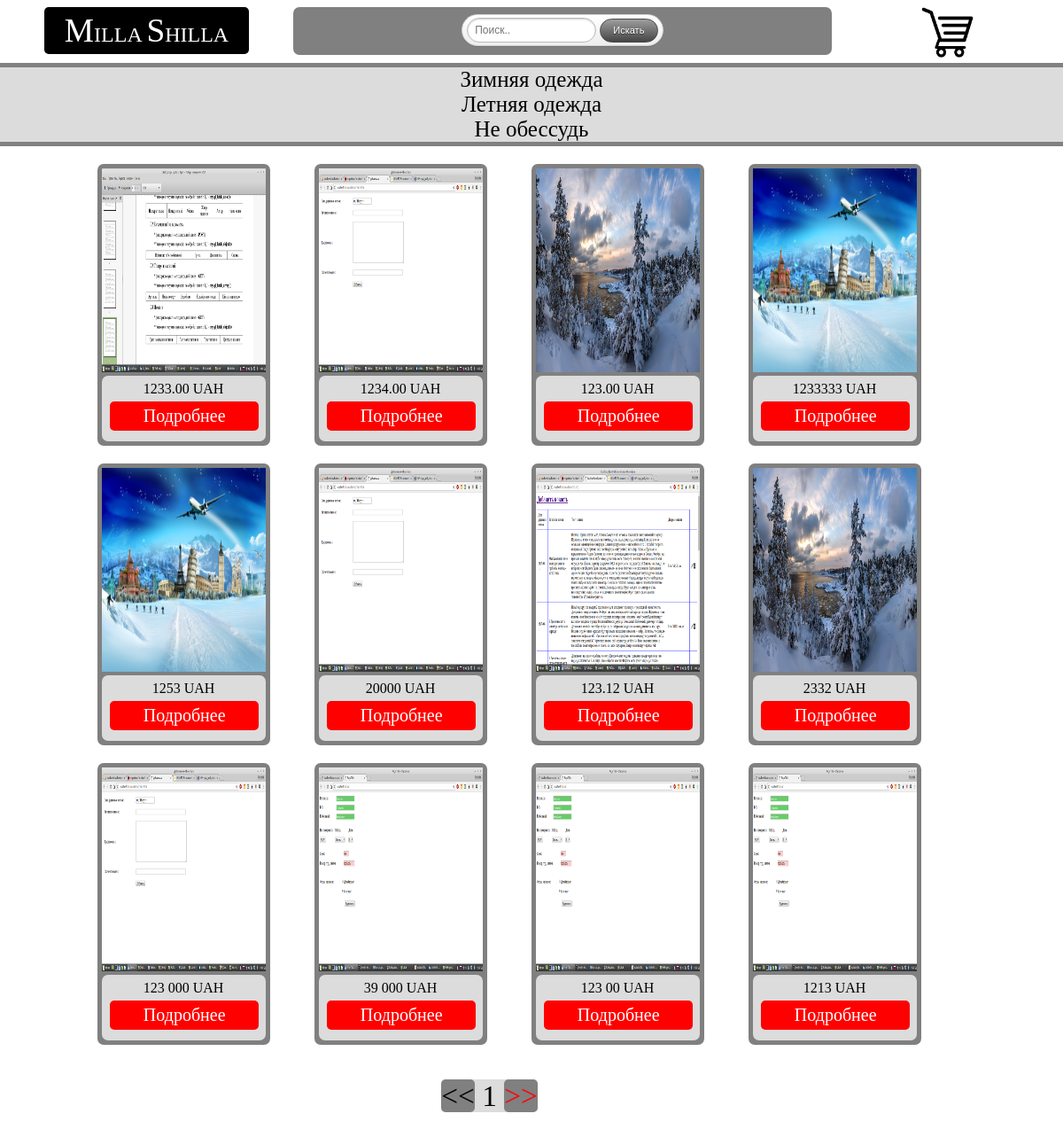
Screenshot of /catalog.php with the database file from the repository.
### tables this page shows
CREATE TABLE `razdelu` (
  `id_category` int(11) NOT NULL,
  `razdel` varchar(200) NOT NULL
);

CREATE TABLE `images` (
  `id` int(11) NOT NULL,
  `id_content` int(11) DEFAULT NULL,
  `img` varchar(1000) DEFAULT NULL
);

CREATE TABLE `content` (
  `id` int(11) NOT NULL,
  `name` varchar(200) NOT NULL,
  `category` varchar(200) NOT NULL,
  `description` varchar(1000) NOT NULL,
  `price` varchar(20) NOT NULL
);

### catalog.php (the view, shortened to what this page needs)
<!doctype html>
<html>
	<head>
<link href="css/catalog.css?<?=filemtime( 'css/catalog.css' )?>" rel="stylesheet">
	</head>
	<body onload = "aa()">
	<div class = "body">
<?php
echo "<div id = \"menu\">";
echo "<a href = \"index.php\"><div id = \"logo\"><span style = \"font-size: 28pt;\">M</span>ILLA <span style = \"font-size: 28pt;\">S</span>HILLA</div></a>";
?>
<div id = "poisk">
<form class= "searchform">
<input class = "searchfield" type = "text" placeholder="Поиск.." name = "search" >
<input class = "searchbutton" type = "submit" value = "Искать">
</form>
</div>
<?
echo "<div id = \"cart\">";
        echo "<a href = \"cart.php\"><img src = \"images\cart1.png\" width = \"60px\" height = \"57px\"></a>";
        echo "</div>";
echo "</div>";
$s = mysql_query("SELECT razdel FROM razdelu");
echo "<div class = \"sort\"><div class = \"sort1\">";
while($sort1 = mysql_fetch_array($s)){
    echo "<div class = \"sort0\"><a  id = \"s\" href = \"#\">$sort1[0]</a>";
    echo "<div class=\"hide\">";
    echo "</div></div>";
}
echo "</div></div>";
$N = 12;
if (isset($_GET['category'])) {
    $category = $_GET['category'];
$r1 = mysql_query("select count(*) as rec from content where category = '$category'");
$f = mysql_fetch_row($r1);
$rec = $f[0];
    echo "<div class = \"all\">";
    if($rec == 0)
    {
        echo "<h2 class = \"warning\">Товаров с выбраной категорией нет в наличии</h2>";
    }
    else if ($rec <= $N)
    {
    }
if (!isset($_GET['page'])) $page = 0;
else $page = $_GET['page']-1;
$records = $page * $N;
$q = "select * from content where category = '$category' ORDER BY id DESC limit ".$records.", $N ";
$r = mysql_query($q);
$n = mysql_num_rows($r);
for ($i = 0; $i < $n; $i++){
while ($row = mysql_fetch_array($r)){
    $result1 = mysql_query("SELECT * FROM images  ORDER BY id_content ASC");
    while($row1 = mysql_fetch_array($result1)){
                    if ($row[0] == $row1[1])
                    {
                    echo "<div class = \"container\"><div class=\"im\"><img id = \"img\" src=\"images/$row1[2]\" width = \"100%\" height = \"100%\"/></div>";
                        break;
                    }
    }
               echo "<div class = \"content\">";
              echo "<div id = \"price\">".$row[4]." UAH</div>";
              echo "<div id = \"pr\"><a href = product.php?id=$row[0]><div id =\"podrobnee\">Подробнее</div></a></div>";
              echo "</div></div>";
}
}
echo "<div class = count><span id = \"h1\">";
if ($page < 0) header("Location: catalog.php?category=$category&page=1");
if ($page > 0){
	$p = $page - 1;
    $p++;
	echo "<a id = \"nazad\" href = catalog.php?category=$category&page=$p><<</a>&nbsp";
    $p++;
    echo "<a>$p</a>&nbsp";
}
else {
    $p = $page - 1;
    $p++;
	echo "<a id = \"naz\" ><<</a>&nbsp";
    $p++;
    echo "<a>$p</a>&nbsp";
}
$page++;
if ($records+$N < $rec){
    $page++;
    echo "<a id = \"vpered\" href = catalog.php?category=$category&page=$page>>></a>";
}
   else  echo "<a id = \"vper\">>></a>";
$max = $rec / $N;
$page1 = ceil($max);
if ($page > $page1+1) header("Location: catalog.php?category=$category&page=1");
echo "</span></div></div>";
}
else{
$r1 = mysql_query("select count(*) as rec from content");
$f = mysql_fetch_row($r1);
$rec = $f[0];
if (!isset($_GET['page'])) $page = 0;
else $page = $_GET['page']-1;
$records = $page * $N;
$q = "select * from content ORDER BY id DESC limit ".$records.", $N ";
$r = mysql_query($q);
$n = mysql_num_rows($r);
echo "<div class = \"all\">";
for ($i = 0; $i < $n; $i++){
while ($row = mysql_fetch_array($r)){
    $result1 = mysql_query("SELECT * FROM images  ORDER BY id_content ASC");
    while($row1 = mysql_fetch_array($result1)){
                    if ($row[0] == $row1[1])
                    {
                    echo "<div class = \"container\"><div class=\"im\"><img id = \"img\" src=\"images/$row1[2]\" width = \"100%\" height = \"100%\"/></div>";
                        break;
                    }
    }
              echo "<div class = \"content\">";
              echo "<div id = \"price\">".$row[4]." UAH</div>";
              echo "<div id = \"pr\"><a href = product.php?id=$row[0]><div id =\"podrobnee\">Подробнее</div></a></div>";
              echo "</div></div>";
}
}
echo "<div class = count><span id = \"h1\">";
if ($page > 0){
    $p = $page - 1;
	$p++;
	echo "<a id = \"nazad\" href = catalog.php?page=$p><<</a>&nbsp";
    $p++;
    echo "<a id = \"bor\">$p</a>&nbsp";
}
else{
    $p = $page - 1;
	$p++;
	echo "<a id = \"naz\"><<</a>&nbsp";
    $p++;
    echo "<a  id = \"bor\">$p</a>&nbsp";
}
$page++;
if ($records+$N < $rec){
    $page++;
    echo "<a id = \"vpered\" href = catalog.php?page=$page>>></a>";
}
    else  echo "<a id = \"vper\">>></a>";
echo "</span></div></div>";
}
?>
        </div>
</body>
</html>

### css/catalog.css (style rules this page uses)
#s { text-decoration-line: none; color: black; }
body { float: left; width: 100%; height: 100%; margin: 0; }
.body { max-width: 2000px; height: 100%; float: left; margin: 8px 0px 0px 0px; }
.all { text-align: center; width: 100%; float: left; max-width: 985px; }
.container { background-color: gray; float: left; margin-left: 50px; margin-top: 20px; max-height: 520px; height: 100%; width: 185px; border: 5px solid; border-color: gray; border-radius: 7px; }
#img { width: 100%; height: 230px; }
.im { width: 100%; height: 230px; margin: 0 auto; text-align: center; display: table; margin: 0 auto; text-align: center; }
.content { background-color: #DCDCDC; border-radius: 7px; padding-left: 9px; border-top: 0px; }
.count { height: 80px; margin-top: 39px; margin-left: 23px; width: 100%; float: left; text-align: center; }
.sort { font-size: 25px; height: 1145px; background-color: #DCDCDC; width: 282px; float: left; }
.sort1 { margin-top: 20px; margin-left: 25px; }
#cart { margin-left: 100px; float: left; }
#poisk { background-color: gray; color: white; text-align: center; padding: 1px; float: left; min-width: 230px; width: 50.5%; border-radius: 7px; margin-left: 50px; height: 52px; font-size: 11pt; }
#menu { font-size: 18pt; width: 100%; float: left; border-bottom: 5px solid; border-bottom-color: gray; }
#logo { background-color: black; color: white; font-size: 18pt; text-align: center; padding: 5px; float: left; width: 221px; border-radius: 5px; margin-left: 50px; }
#pr { padding-top:5px; height: 45px; }
#podrobnee { margin-bottom: 10px; background-color: red; color: white; font-size: 15pt; text-align: center; padding: 5px; float: left; width: 90%; border-radius: 5px; }
#price { padding-top: 6px; font-size: 16px; padding-right: 10px; text-align: center; }
#nazad, #naz { background-color: gray; border-radius: 5px; text-decoration: none; }
#nazad, #vpered { color: red; }
#vpered, #vper { background-color: gray; border-radius: 5px; text-decoration: none; }
#bor { background-color: #DCDCDC; }
#h1 { font-size: 25pt; text-decoration: none; background: #DCDCDC; border-radius: 5px; }
.searchform { margin-top: 7px; display: inline-block; zoom: 1; *display: inline; border: solid 1px #d2d2d2; padding: 3px 5px; -webkit-border-radius: 2em; -moz-border-radius: 2em; border-radius: 2em; -webkit-box-shadow: 0 1px 0px rgba(0,0,0,.1); -moz-box-shadow: 0 1px 0px rgba(0,0,0,.1); box-shadow: 0 1px 0px rgba(0,0,0,.1); background: #f1f1f1; background: -webkit-gradient(linear, left top, left bottom, from(#fff), to(#ededed)); background: -moz-linear-gradient(top, #fff, #ededed); filter: progid:DXImageTransform.Microsoft.gradient(startColorstr='#ffffff', endColorstr='#ededed'); -ms-filter: progid:DXImageTransform.Microsoft.gradient(startColorstr='#ffffff', endColorstr='#ededed'); }
.searchform input { font: normal 12px/100% Arial, Helvetica, sans-serif; }
.searchform .searchfield { background: #fff; padding: 6px 6px 6px 8px; width: 130px; border: solid 1px #bcbbbb; outline: none; -webkit-border-radius: 2em; -moz-border-radius: 2em; border-radius: 2em; -moz-box-shadow: inset 0 1px 2px rgba(0,0,0,.2); -webkit-box-shadow: inset 0 1px 2px rgba(0,0,0,.2); box-shadow: inset 0 1px 2px rgba(0,0,0,.2); }
.searchform .searchbutton { color: #fff; border: solid 1px #494949; font-size: 11px; height: 27px; width: 66px; text-shadow: 0 1px 1px rgba(0,0,0,.6); -webkit-border-radius: 2em; -moz-border-radius: 2em; border-radius: 2em; background: #5f5f5f; background: -webkit-gradient(linear, left top, left bottom, from(#9e9e9e), to(#454545)); background: -moz-linear-gradient(top, #9e9e9e, #454545); filter: progid:DXImageTransform.Microsoft.gradient(startColorstr='#9e9e9e', endColorstr='#454545'); -ms-filter: progid:DXImageTransform.Microsoft.gradient(startColorstr='#9e9e9e', endColorstr='#454545'); }
@media (max-width: 1304px) { .all { margin-right: 25%; margin-left: 5%; } }
@media (max-width: 1304px) { .sort { height: 100%; width: 100%; border-bottom: 5px solid; border-bottom-color: gray; text-align: center; } }
@media (max-width: 1304px) { .sort1 { margin: 0 auto; } }
@media (max-width: 1304px) { .count { float: right; width: 100%; text-align: center; } }

### rows the page displays
razdelu: razdel "Зимняя одежда"
razdelu: razdel "Летняя одежда"
razdelu: razdel "Не обессудь"
content: price "1233.00"
images: img (picture)
content: price "1234.00"
images: img (picture)
content: price "123.00"
images: img (picture)
content: price "1233333"
images: img (picture)
content: price "1253"
images: img (picture)
content: price "20000"
images: img (picture)
content: price "123.12"
images: img (picture)
content: price "2332"
images: img (picture)
content: price "123 000"
images: img (picture)
content: price "39 000"
images: img (picture)
content: price "123 00"
images: img (picture)
content: price "1213"
images: img (picture)

### other values shown
$p "1"
